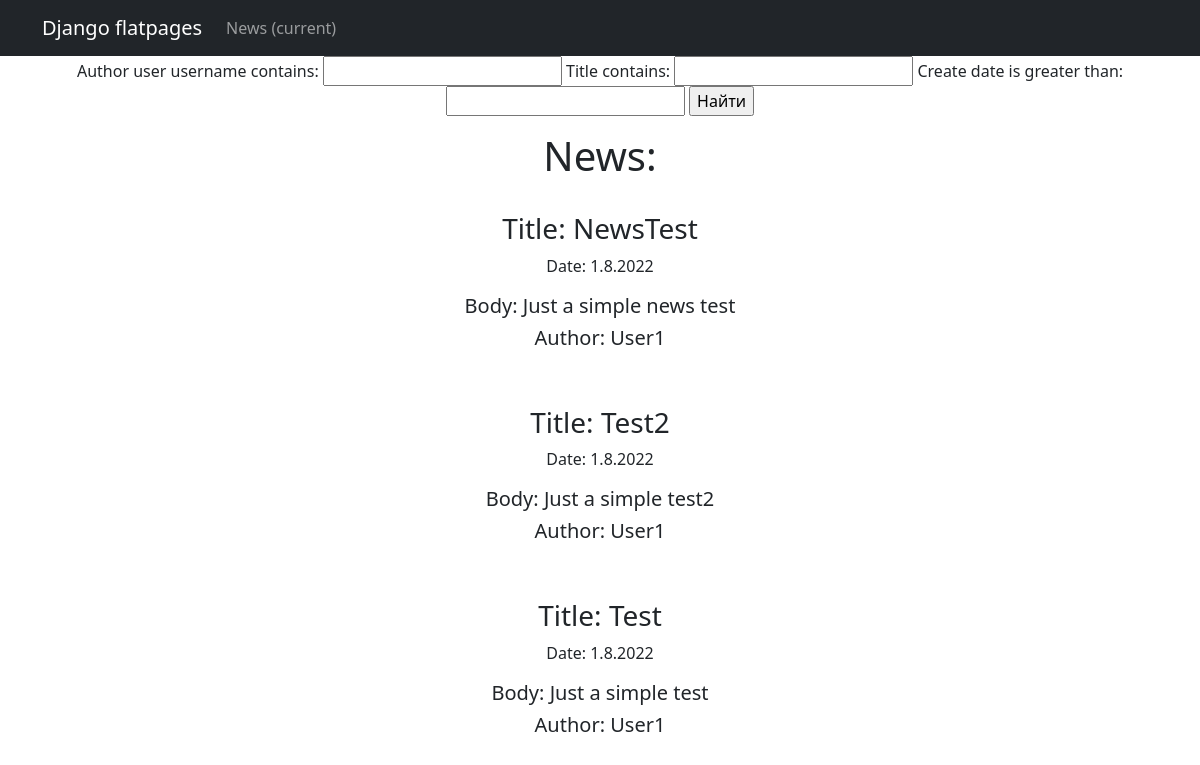
Page /posts/search/ on the earlier database version.
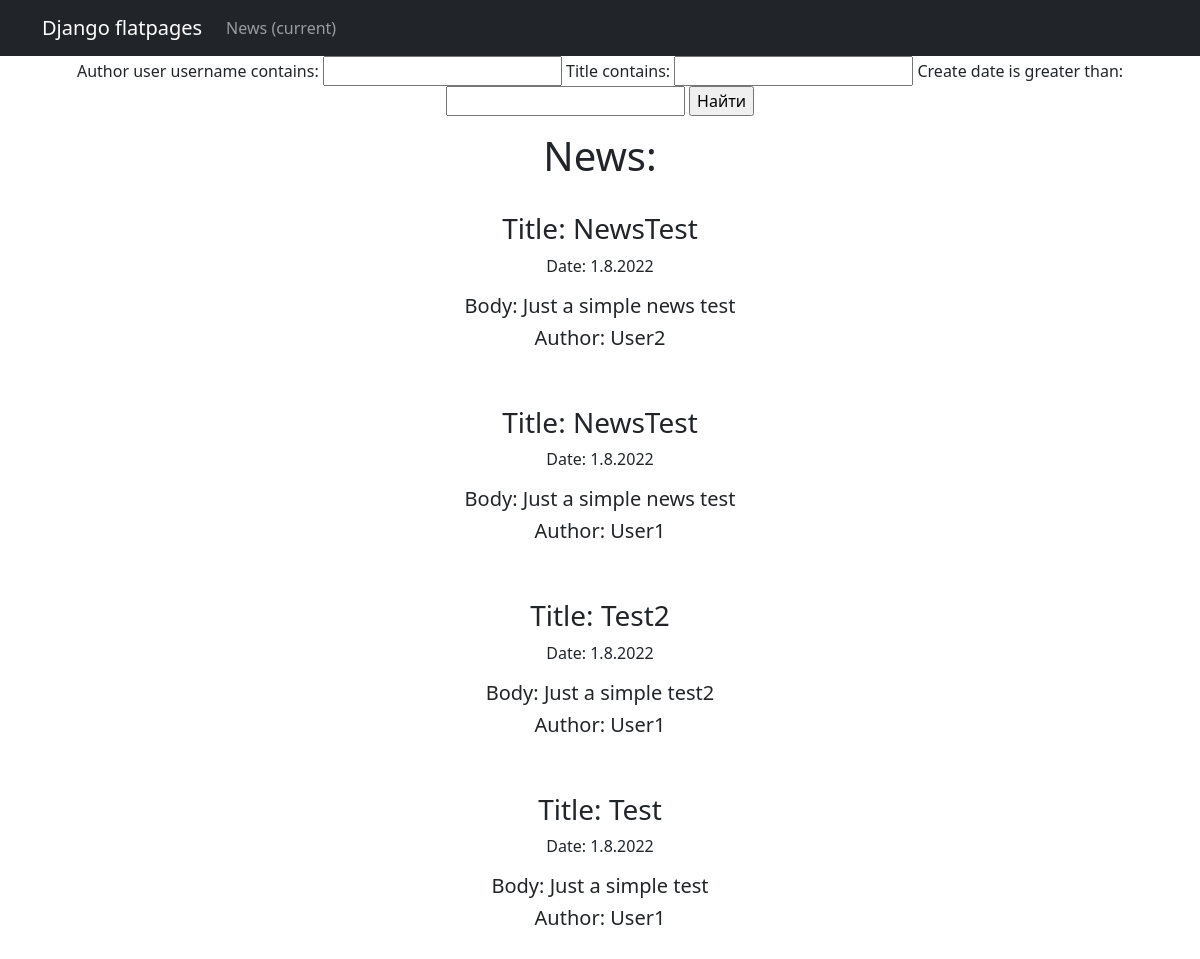
Same page on the later database version.
### news/models.py (models this page shows, shortened)
class Post(models.Model):
    news = 'NE'
    article = 'AR'
    NEWS_OR_ARTICLE = [
        (news, 'News'),
        (article, 'Article')
    ]
    author = models.ForeignKey(Author, on_delete=models.CASCADE, default=news)
    n_or_a = models.CharField(max_length=2, choices=NEWS_OR_ARTICLE)
    create_date = models.DateTimeField(auto_now_add=True)
    category = models.ManyToManyField(Category, through='PostCategory')
    title = models.CharField(max_length=120)
    body = models.TextField()
    post_rating = models.SmallIntegerField(default=0)

class Author(models.Model):
    user_rating = models.SmallIntegerField(default=0)
    user = models.OneToOneField(User, on_delete=models.CASCADE, primary_key=True)

### news/views.py (the view)
# urls.py: path('search/', PostFilters.as_view(), name='post_search'),
class PostFilters(ListView):
    model = Post
    template_name = "search.html"
    context_object_name = "search"
    queryset = Post.objects.order_by('-create_date')
    def get_context_data(self,
                         **kwargs):  # забираем отфильтрованные объекты переопределяя метод get_context_data
        context = super().get_context_data(**kwargs)
        context['filter'] = PostFilter(self.request.GET,
                                       queryset=self.get_queryset())  # вписываем наш фильтр в контекст
        return context

### news/templatetags/news_filters.py (called while the page is built)
@register.filter(
    name='censor'
)
def censor(value):
    bad_words = ['fuck', 'bitch', 'bastard']
    if isinstance(value, str):
        for word in bad_words:
            if word in str(value):
                length = len(word)
                return str(value.replace(word, '*'*length))
            return str(value)

### templates/search.html (shortened to what this page needs)
{% extends 'flatpages/default.html' %}
{% load news_filters %}
{% block content %}
<form method="GET">
    {{ filter.form }}
    <input type="submit" value="Найти">
</form>
        <h1>News:</h1>
    <br>
    {% for post in filter.qs %}
        <h3>Title: {{ post.title|censor }}</h3>
        <p>Date: {{ post.create_date.day }}.{{ post.create_date.month }}.{{ post.create_date.year }}</p>
        <h5>Body: {{ post.body|censor|truncatechars:50 }}</h5>
        <h5>Author: {{ post.author.user.username }}</h5>
        <br>
        <br>
    {% endfor %}
{% endblock content %}

Differences in the rows shown:
added Post: title|censor "NewsTest", create_date.day "1", create_date.month "8", create_date.year "2022", body|censor "Just a simple news test", author.user.username "User2"
